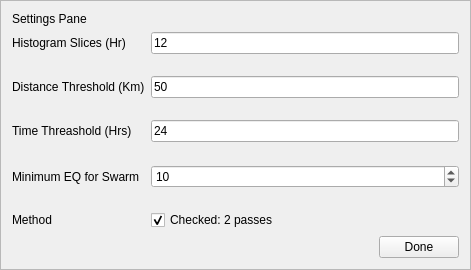
<?xml version="1.0" encoding="UTF-8"?>
<ui version="4.0">
 <class>Settings</class>
 <widget class="QFrame" name="Settings">
  <property name="geometry">
   <rect>
    <x>0</x>
    <y>0</y>
    <width>471</width>
    <height>270</height>
   </rect>
  </property>
  <property name="windowTitle">
   <string>Frame</string>
  </property>
  <property name="frameShape">
   <enum>QFrame::StyledPanel</enum>
  </property>
  <property name="frameShadow">
   <enum>QFrame::Raised</enum>
  </property>
  <layout class="QVBoxLayout" name="verticalLayout">
   <item>
    <widget class="QLabel" name="label">
     <property name="text">
      <string>Settings Pane</string>
     </property>
    </widget>
   </item>
   <item>
    <layout class="QFormLayout" name="formLayout">
     <property name="fieldGrowthPolicy">
      <enum>QFormLayout::AllNonFixedFieldsGrow</enum>
     </property>
     <item row="0" column="0">
      <widget class="QLabel" name="label_2">
       <property name="text">
        <string>Histogram Slices (Hr)</string>
       </property>
      </widget>
     </item>
     <item row="0" column="1">
      <widget class="QLineEdit" name="MagT">
       <property name="text">
        <string>12</string>
       </property>
      </widget>
     </item>
     <item row="1" column="0">
      <spacer name="verticalSpacer">
       <property name="orientation">
        <enum>Qt::Vertical</enum>
       </property>
       <property name="sizeHint" stdset="0">
        <size>
         <width>20</width>
         <height>40</height>
        </size>
       </property>
      </spacer>
     </item>
     <item row="2" column="0">
      <widget class="QLabel" name="label_3">
       <property name="text">
        <string>Distance Threshold (Km)</string>
       </property>
      </widget>
     </item>
     <item row="2" column="1">
      <widget class="QLineEdit" name="DistT">
       <property name="text">
        <string>50</string>
       </property>
      </widget>
     </item>
     <item row="3" column="0">
      <spacer name="verticalSpacer_2">
       <property name="orientation">
        <enum>Qt::Vertical</enum>
       </property>
       <property name="sizeHint" stdset="0">
        <size>
         <width>20</width>
         <height>40</height>
        </size>
       </property>
      </spacer>
     </item>
     <item row="4" column="0">
      <widget class="QLabel" name="label_4">
       <property name="text">
        <string>Time Threashold (Hrs)</string>
       </property>
      </widget>
     </item>
     <item row="5" column="0">
      <spacer name="verticalSpacer_3">
       <property name="orientation">
        <enum>Qt::Vertical</enum>
       </property>
       <property name="sizeHint" stdset="0">
        <size>
         <width>20</width>
         <height>40</height>
        </size>
       </property>
      </spacer>
     </item>
     <item row="6" column="0">
      <widget class="QLabel" name="label_5">
       <property name="text">
        <string>Minimum EQ for Swarm</string>
       </property>
      </widget>
     </item>
     <item row="6" column="1">
      <widget class="QSpinBox" name="spinBox">
       <property name="minimum">
        <number>5</number>
       </property>
       <property name="maximum">
        <number>25</number>
       </property>
       <property name="singleStep">
        <number>5</number>
       </property>
       <property name="value">
        <number>10</number>
       </property>
      </widget>
     </item>
     <item row="7" column="0">
      <spacer name="verticalSpacer_4">
       <property name="orientation">
        <enum>Qt::Vertical</enum>
       </property>
       <property name="sizeHint" stdset="0">
        <size>
         <width>20</width>
         <height>40</height>
        </size>
       </property>
      </spacer>
     </item>
     <item row="8" column="0">
      <widget class="QLabel" name="label_6">
       <property name="text">
        <string>Method</string>
       </property>
      </widget>
     </item>
     <item row="8" column="1">
      <widget class="QCheckBox" name="checkBox">
       <property name="text">
        <string>Checked: 2 passes</string>
       </property>
       <property name="checked">
        <bool>true</bool>
       </property>
      </widget>
     </item>
     <item row="4" column="1">
      <widget class="QLineEdit" name="TimeT">
       <property name="text">
        <string>24</string>
       </property>
      </widget>
     </item>
    </layout>
   </item>
   <item>
    <layout class="QHBoxLayout" name="horizontalLayout">
     <item>
      <spacer name="horizontalSpacer">
       <property name="orientation">
        <enum>Qt::Horizontal</enum>
       </property>
       <property name="sizeHint" stdset="0">
        <size>
         <width>40</width>
         <height>20</height>
        </size>
       </property>
      </spacer>
     </item>
     <item>
      <widget class="QPushButton" name="pushButton">
       <property name="text">
        <string>Done</string>
       </property>
      </widget>
     </item>
    </layout>
   </item>
  </layout>
 </widget>
 <resources/>
 <connections/>
</ui>
